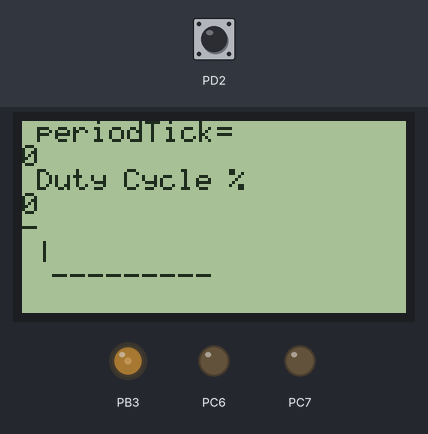
Recording of a program running on a simulated ATmega32, built with avr-gcc and emulated at 16 MHz. Parts: 128×64 one-colour display, output pins drawn as LEDs (lit = HIGH). Wiring (inferred from the names in the program): KS0108 128×64 LCD: RS PC0; R/W PC1; E PC2; CS1 PC3; CS2 PC4; data PA0, PA1, PA2, PA3, PA4, PA5, PA6, PA7; reset PC5. The inputs (shaded band) are chosen by the test bench; at power-on: PD2 LOW. Pins used as bus, display or sensor lines are not drawn.

Above: at 1.2 s.
1.3 s: PD2 pulsed HIGH 2 times (0.12 s each, 0.3 s apart)
At 2.7 s:
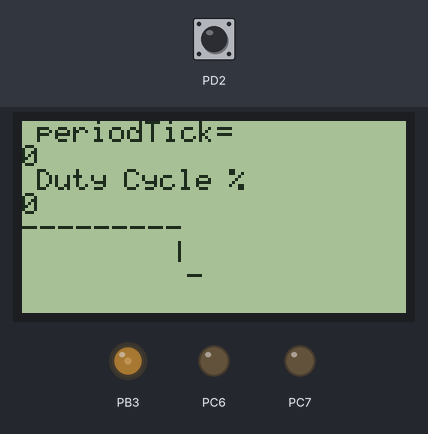
Timing chart, 0 to 4.3 s (numbered marks = the images above; inputs shaded):
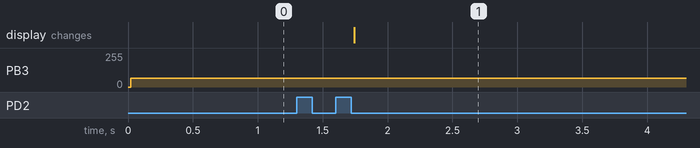

Measured:
- after the input at 1.3 s, the display: changes after 0.44 s (image 1)

The program:

main.c
```c
/*
* ICU.c
*
* Created: 9/16/2023 7:37:07 PM
* Author : AMIT
*/
#include <avr/io.h>
#include <stdlib.h>
#include "LIB/stdTypes.h"

//#include "HAL/GLCD/GRLCD_Int.h"
#include "E:/Embeded_Systems/AVR_Projects/Test/HAL/GRLCD/GRLCD_Int.h"
#include <util\delay.h>
//#include "STD_TYPES.h"

//#include "DIO_interface.h"
#include "MCAL/DIO/DIO_int.h"
#include "MCAL/TMR/TMR_interface.h"
#include "MCAL/EXTI/EXTI_interface.h"

#include "MCAL/GIE/GIE_int.h"
//#include "LCD_interface.h"


volatile static u16 SWICU_u16PeriodTicks=0;
volatile static u16 FREQ = 0 ;
volatile static u16 SWICU_u16OnTicks=0;

void SW_ICU(void);
void PWM_draw(u8 duty);


int main(void)
{
	/* pin OC0 output for HW PWM*/

	DIO_enuSetPinDirection(DIO_GROUP_B,DIO_PIN_3,DIO_OUTPUT );
	/* INT0 pin input*/
	DIO_enuSetPinDirection(DIO_GROUP_D,DIO_PIN_2,DIO_INPUT);
	//DIO_u8SetPinDirection(DIO_PORTD,DIO_PIN2,DIO_PIN_INPUT);
	EXTI_voidPeripheralINTEnable(EXTI_INT0,EXTI_SENSE_RISING_EGDE);
	EXTI_callBackFunc_INT0(&SW_ICU);


	 GLCD_Init();

	/*TIMERS INIT*/
	TIMER0_voidInit();
	TIMER1_voidInit();

/*GIE*/

GIE_vidEnable();

    GLCD_String(0," periodTick=         ");
    GLCD_DisplayVariable(1,SWICU_u16PeriodTicks*0.5);
   // GLCD_String(0,"FREQ");
//	GLCD_DisplayVariable(1,FREQ);
    //GLCD_DisplayVariable(1,SWICU_u16PeriodTicks*0.5);
	GLCD_String(2," Duty Cycle %          ");
	GLCD_DisplayVariable(3,SWICU_u16OnTicks*0.5);


	while (1)
	{


		 PWM_draw(SWICU_u16OnTicks*0.5);

	}


}

void SW_ICU(void)
{

	static u16 Local_u16Counter=0;
	Local_u16Counter++;
	if(Local_u16Counter == 1)
	{
		TIMER1_voidSetTimerValue(0);
	}
	if(Local_u16Counter == 2)
	{
		SWICU_u16PeriodTicks=TIMER1_voidgetTimerValue();

		EXTI_voidPeripheralINTEnable(EXTI_INT0,EXTI_SENSE_FALLING_EDGE);

	}
	if(Local_u16Counter == 3)
	{
		SWICU_u16OnTicks=TIMER1_voidgetTimerValue()-SWICU_u16PeriodTicks;
		EXTI_voidPeripheralINTDisbale(EXTI_INT0);

		//Local_u16Counter=0;
	}

}

void PWM_draw(u8 duty)
{

	if(duty<20)

	{
		GLCD_String(4, "-");
		GLCD_String(5, " |");
		GLCD_String(6, "  ---------");

	}

	else if(duty>=20 && duty< 30)
	{

		GLCD_String(4, "--");
		GLCD_String(5, "  |");
		GLCD_String(6, "   --------");

	}

	else if(duty>=30 && duty< 40)
	{
		GLCD_String(4, "---");
		GLCD_String(5, "   |");
		GLCD_String(6, "    -------");

	}

	else if(duty>=40 && duty< 50)
	{
		GLCD_String(4, "----");
		GLCD_String(5, "    |");
		GLCD_String(6, "     ------");

	}

	else if(duty>=50 && duty< 60)
	{
		GLCD_String(4, "-----");
		GLCD_String(5, "     |");
		GLCD_String(6, "      -----");

	}

	else if(duty>=60 && duty< 70)
	{
		GLCD_String(4, "------");
		GLCD_String(5, "      |");
		GLCD_String(6, "       ----");

	}

	else if(duty>=70 && duty< 80)
	{
		GLCD_String(4, "-------");
		GLCD_String(5, "       |");
		GLCD_String(6, "        ---");

	}

	else if(duty>=80 && duty< 90)
	{
		GLCD_String(4, "--------");
		GLCD_String(5, "        |");
		GLCD_String(6, "         --");
	}

	else if(duty>=90 )
	{
		GLCD_String(4, "---------     ");
		GLCD_String(5, "          |   ");
		GLCD_String(6, "           -  ");

	}

}
```

GRLCD_Int.h
```c
/*
 * GRLCD.h
 *
 *  Created on: Jan 11, 2024
 *      Author: hp
 */

#ifndef HAL_GRLCD_GRLCD_INT_H_
#define HAL_GRLCD_GRLCD_INT_H_


void GLCD_Init();			/*it init & moving indicator to start*/

void GLCD_Command(char Command);   /* GLCD command function */

void GLCD_Data(char Data);         /* GLCD data function */


void GLCD_String(char page_no, char *str);          /* GLCD string write function */

void intToAscii(int num, char* buffer, int bufferSize);

void GLCD_DisplayVariable(int page_no, int variable);

#endif /* HAL_GRLCD_GRLCD_INT_H_ */
```

GRLCD_Prg.c
```c
/*
 * GRLCD_Prg.c
 *
 *  Created on: Jan 11, 2024
 *      Author: hp
 */

#include <avr/io.h>
#include <stdlib.h>
#include "..\..\Font_Header.h"

#include "GRLCD_Int.h"
#include <util\delay.h>

#define Data_Port	 PORTA		/* Define data port for GLCD */
#define Command_Port	 PORTC		/* Define command port for GLCD */
#define Data_Port_Dir	 DDRA		/* Define data port for GLCD */
#define Command_Port_Dir DDRC		/* Define command port for GLCD */

#define RS		 PC0		/* Define control pins */
#define RW		 PC1
#define EN		 PC2
#define CS1		 PC3
#define CS2		 PC4
#define RST		 PC5

#define TotalPage	 8

void GLCD_Command(char Command)		/* GLCD command function */
{
	Data_Port = Command;		/* Copy command on data pin */
	Command_Port &= ~(1 << RS);	/* Make RS LOW for command register*/ //from here we detemie it is  data or command
	Command_Port &= ~(1 << RW);	/* Make RW LOW for write operation */
	Command_Port |=  (1 << EN);	/* HIGH-LOW transition on Enable */
	_delay_us(5);
	Command_Port &= ~(1 << EN);
	_delay_us(5);
}

void GLCD_Data(char Data)		/* GLCD data function */
{
	Data_Port = Data;		/* Copy data on data pin */
	Command_Port |=  (1 << RS);	/* Make RS HIGH for data register */
	Command_Port &= ~(1 << RW);	/* Make RW LOW for write operation */
	Command_Port |=  (1 << EN);	/* HIGH-LOW transition on Enable */
	_delay_us(5);
	Command_Port &= ~(1 << EN);
	_delay_us(5);
}

void GLCD_Init()			/* GLCD initialize function */
{
	Data_Port_Dir = 0xFF;
	Command_Port_Dir = 0xFF;
	/* Select both left & right half of display & Keep reset pin high */
	Command_Port |= (1 << CS1) | (1 << CS2) | (1 << RST); // divid screen into two halfs
	_delay_ms(20);
	GLCD_Command(0x3E);		/* Display OFF */
	GLCD_Command(0x40);		/* Set Y address (column=0) */
	GLCD_Command(0xB8);		/* Set x address (page=0) */
	GLCD_Command(0xC0);		/* Set z address (start line=0) */
	GLCD_Command(0x3F);		/* Display ON */
}


void GLCD_String(char page_no, char *str)/* GLCD string write function */
{
	unsigned int i, column;
	unsigned int Page = ((0xB8) + page_no); //start page + new page
	unsigned int Y_address = 0;
	float Page_inc = 0.5;

     //write in the left
	Command_Port |= (1 << CS1);	/* Select Left half of display */
	Command_Port &= ~(1 << CS2);

	GLCD_Command(Page);
	for(i = 0; str[i] != 0; i++)	/* Print char in string till null */
	{
		if (Y_address > (1024-(((page_no)*128)+FontWidth)))
		break;
		if (str[i]!=32)
		{
			for (column=1; column<=FontWidth; column++)
			{
				if ((Y_address+column)==(128*((int)(Page_inc+0.5))))
				{
					if (column == FontWidth)
					break;
					GLCD_Command(0x40);
					Y_address = Y_address + column;
					Command_Port ^= (1 << CS1);
					Command_Port ^= (1 << CS2);
					GLCD_Command(Page + Page_inc);
					Page_inc = Page_inc + 0.5;
				}
			}
		}
		if (Y_address>(1024-(((page_no)*128)+FontWidth)))
		break;
		if((font[((str[i]-32)*FontWidth)+4])==0 || str[i]==32)
		{
			for(column=0; column<FontWidth; column++)
			{
				GLCD_Data(font[str[i]-32][column]);
				if((Y_address+1)%64==0)
				{
					Command_Port ^= (1 << CS1);
					Command_Port ^= (1 << CS2);
					GLCD_Command((Page+Page_inc));
					Page_inc = Page_inc + 0.5;
				}
				Y_address++;
			}
		}
		else
		{
			for(column=0; column<FontWidth; column++)
			{
				GLCD_Data(font[str[i]-32][column]);
				if((Y_address+1)%64==0)
				{
					Command_Port ^= (1 << CS1);
					Command_Port ^= (1 << CS2);
					GLCD_Command((Page+Page_inc));
					Page_inc = Page_inc + 0.5;
				}
				Y_address++;
			}
			GLCD_Data(0);
			Y_address++;
			if((Y_address)%64 == 0)
			{
				Command_Port ^= (1 << CS1);
				Command_Port ^= (1 << CS2);
				GLCD_Command((Page+Page_inc));
				Page_inc = Page_inc + 0.5;
			}
		}
	}
	GLCD_Command(0x40);	/* Set Y address (column=0) */
}


// Function to convert an integer to a string
void intToAscii(int num, char* buffer, int bufferSize) {
    snprintf(buffer, bufferSize, "%d", num);
}

// Function to display an integer variable on GLCD
void GLCD_DisplayVariable(int page_no, int variable) {
    char buffer[10];  // Adjust the buffer size based on the maximum expected digits in your variable
    intToAscii(variable, buffer, sizeof(buffer));
    GLCD_String(page_no,          buffer);
}
```

BIT_MATH.h
```c
#ifndef BIT_MATH_H_
#define BIT_MATH_H_

#define SET_BIT(REG,BIT_NUM)    REG|=(1<<BIT_NUM)
#define CLR_BIT(REG,BIT_NUM)    REG&=(~(1<<BIT_NUM))
#define TOG_BIT(REG,BIT_NUM)    REG^=(1<<BIT_NUM)
#define GET_BIT(REG,BIT_NUM)    ((REG>>BIT_NUM)&1)

#endif
```

Error_State.h
```c
#define OK  0
#define NOK 1
#define TIMEOUT_ERR 2
#define NULL_POINTER 3
```

errorState.h
```c
/*
 * errorState.h
 *
 *  Created on: Apr 29, 2023
 *      Author: Ahmed El-Gaafrawy
 */

#ifndef ERRORSTATE_H_
#define ERRORSTATE_H_

typedef enum
{
	ES_OK,
	ES_NOK,
	ES_OUT_OF_RANGE,
	ES_NULL_POINTER,
	ES_WAIT,
}ES_t;

#endif /* ERRORSTATE_H_ */
```

stdTypes.h
```c
/*
 * stdTypes.h
 *
 *  Created on	: Mar 31, 2020
 *  Version		: 1.0.0
 *  Author		: Ahmed El-Gaafarwy
 */

#ifndef STDTYPES_H_
#define STDTYPES_H_

/*typedef <dataType> <newName>*/
typedef enum{
    FALSE,
    TRUE
}BOOL;


typedef unsigned char         u8   ;
typedef unsigned short int    u16  ;
typedef unsigned long int     u32  ;
typedef unsigned long long    u64  ;

typedef signed char           s8   ;
typedef signed short int      s16  ;
typedef signed long int       s32  ;
typedef signed long long      s64  ;

typedef float                 f32  ;
typedef double                f64  ;
typedef long double           f80  ;

#define NULL			((void*)0)

#endif /* STDTYPES_H_ */
```

DIO_config.h
```c
/*
 * DIO_config.h
 *
 *  Created on: Sep 8, 2023
 *      Author: Ahmed El-Gaafrawy
 */

#ifndef DIO_CONFIG_H_
#define DIO_CONFIG_H_

#define DIO_PA0_DIR                 DIO_INPUT
#define DIO_PA1_DIR                 DIO_OUTPUT
#define DIO_PA2_DIR                 DIO_INPUT
#define DIO_PA3_DIR                 DIO_OUTPUT
#define DIO_PA4_DIR                 DIO_OUTPUT
#define DIO_PA5_DIR                 DIO_OUTPUT
#define DIO_PA6_DIR                 DIO_INPUT
#define DIO_PA7_DIR                 DIO_OUTPUT


#endif /* DIO_CONFIG_H_ */
```

DIO_int.h
```c
/*
 * DIO_int.h
 *
 *  Created on: Sep 8, 2023
 *      Author: Ahmed El-Gaafrawy
 */

#ifndef DIO_INT_H_
#define DIO_INT_H_

//Public libraries
#include "../../LIB/stdTypes.h"
// #include "Bit_Math.h"
#include "../../LIB/errorState.h"

ES_t DIO_enuInit(void);

ES_t DIO_enuSetPinDirection(u8 Copy_u8GroupID , u8 Copy_u8PinID , u8 Copy_u8Direction);

ES_t DIO_enuSetPinValue(u8 Copy_u8GroupID , u8 Copy_u8PinID , u8 Copy_u8Value);

ES_t DIO_enuTogglePinValue(u8 Copy_u8GroupID , u8 Copy_u8PinID);

ES_t DIO_enuGetPinValue(u8 Copy_u8GroupID , u8 Copy_u8PinID , u8 * Copy_pu8PinValue);

#define DIO_GROUP_A                 0
#define DIO_GROUP_B                 1
#define DIO_GROUP_C                 2
#define DIO_GROUP_D                 3

#define DIO_PIN_0                   0
#define DIO_PIN_1                   1
#define DIO_PIN_2                   2
#define DIO_PIN_3                   3
#define DIO_PIN_4                   4
#define DIO_PIN_5                   5
#define DIO_PIN_6                   6
#define DIO_PIN_7                   7

#define DIO_LOW                     0
#define DIO_HIGH                    1

#define DIO_FLOAT                   0
#define DIO_PULL_UP                 1

#define DIO_INPUT                   0
#define DIO_OUTPUT                  1


#endif /* DIO_INT_H_ */
```

DIO_priv.h
```c
/*
 * DIO_priv.h
 *
 *  Created on: Sep 2, 2023
 *      Author: Ahmed El-Gaafrawy
 */

#ifndef DIO_PRIV_H_
#define DIO_PRIV_H_


#define DIO_CONC_HELPER(b7,b6,b5,b4,b3,b2,b1,b0)  0b##b7##b6##b5##b4##b3##b2##b1##b0
#define DIO_CONC(b7,b6,b5,b4,b3,b2,b1,b0)         DIO_CONC_HELPER(b7,b6,b5,b4,b3,b2,b1,b0)

#define DDRA	*((volatile u8*)0x3A)
#define PORTA	*((volatile u8*)0x3B)
#define PINA	*((volatile u8*)0x39)

#define DDRB	*((volatile u8*)0x37)
#define PORTB	*((volatile u8*)0x38)
#define PINB	*((volatile u8*)0x36)

#define DDRC	*((volatile u8*)0x34)
#define PORTC	*((volatile u8*)0x35)
#define PINC	*((volatile u8*)0x33)

#define DDRD	*((volatile u8*)0x31)
#define PORTD	*((volatile u8*)0x32)
#define PIND	*((volatile u8*)0x30)

#define DIO_GROUP_A                 0
#define DIO_GROUP_B                 1
#define DIO_GROUP_C                 2
#define DIO_GROUP_D                 3

#define DIO_PIN_0                   0
#define DIO_PIN_1                   1
#define DIO_PIN_2                   2
#define DIO_PIN_3                   3
#define DIO_PIN_4                   4
#define DIO_PIN_5                   5
#define DIO_PIN_6                   6
#define DIO_PIN_7                   7

#define DIO_LOW                     0
#define DIO_HIGH                    1

#define DIO_FLOAT                   0
#define DIO_PULL_UP                 1

#define DIO_INPUT                   0
#define DIO_OUTPUT                  1

#define DIO_MASK_BIT                1


#endif /* DIO_PRIV_H_ */
```

DIO_prog.c
```c
/*
 * DIO_prog.c
 *
 *  Created on: Sep 8, 2023
 *      Author: Ahmed El-Gaafrawy
 */
//Public libraries
#include "../../LIB/stdTypes.h"
// #include "Bit_Math.h"
#include "../../LIB/errorState.h"

//Lower Layer interfaces

//my own libraries
#include "DIO_config.h"
#include "DIO_priv.h"


ES_t DIO_enuInit(void)
{
    ES_t Local_enuErrorState = ES_NOK;

//10111010
//    DDRA = DIO_CONC(DIO_PA7_DIR , DIO_PA6_DIR , DIO_PA5_DIR , DIO_PA4_DIR , DIO_PA3_DIR, DIO_PA2_DIR, DIO_PA1_DIR,DIO_PA0_DIR);

    return Local_enuErrorState;
}

ES_t DIO_enuSetPinDirection(u8 Copy_u8GroupID , u8 Copy_u8PinID , u8 Copy_u8Direction)
{
    ES_t Local_enuErrorState = ES_NOK;

    if ((Copy_u8GroupID <= DIO_GROUP_D) && (Copy_u8PinID <= DIO_PIN_7)
            && (Copy_u8Direction <= DIO_OUTPUT))
    {
        switch(Copy_u8GroupID)
        {
            case DIO_GROUP_A:
                DDRA &= ~(DIO_MASK_BIT << Copy_u8PinID);
                DDRA |=  (Copy_u8Direction << Copy_u8PinID);
            break;

            case DIO_GROUP_B:
                DDRB &= ~(DIO_MASK_BIT << Copy_u8PinID);
                DDRB |=  (Copy_u8Direction << Copy_u8PinID);
            break;

            case DIO_GROUP_C:
                DDRC &= ~(DIO_MASK_BIT << Copy_u8PinID);
                DDRC |=  (Copy_u8Direction << Copy_u8PinID);
            break;

            case DIO_GROUP_D:
                DDRD &= ~(DIO_MASK_BIT << Copy_u8PinID);
                DDRD |=  (Copy_u8Direction << Copy_u8PinID);
            break;

            default:
            break;
        }
        Local_enuErrorState = ES_OK;
    }
    else
    {
        Local_enuErrorState = ES_OUT_OF_RANGE;
    }

    return Local_enuErrorState;
}

ES_t DIO_enuSetPinValue(u8 Copy_u8GroupID , u8 Copy_u8PinID , u8 Copy_u8Value)
{
    ES_t Local_enuErrorState = ES_NOK;

        if ((Copy_u8GroupID <= DIO_GROUP_D) && (Copy_u8PinID <= DIO_PIN_7)
            && (Copy_u8Value <= DIO_HIGH))
    {
        switch(Copy_u8GroupID)
        {
            case DIO_GROUP_A:
                if(Copy_u8Value == DIO_HIGH)
                {
                    PORTA |=  (DIO_MASK_BIT << Copy_u8PinID);
//                	asm("sbi 0x1b, %I" "\n\t"
//							:"I" (Copy_u8PinID)
//							);
                }
                else
                {
                    PORTA &= ~(DIO_MASK_BIT << Copy_u8PinID);
                }
            break;

            case DIO_GROUP_B:
                PORTB = (Copy_u8Value == DIO_HIGH)? (PORTB | (DIO_MASK_BIT<<Copy_u8PinID)) : (PORTB &  (~(DIO_MASK_BIT<<Copy_u8PinID)));
            break;

            case DIO_GROUP_C:
                if(Copy_u8Value == DIO_HIGH)
                {
                    PORTC |=  (DIO_MASK_BIT << Copy_u8PinID);
                }
                else
                {
                    PORTC &= ~(DIO_MASK_BIT << Copy_u8PinID);
                }
                break;

            case DIO_GROUP_D:
                if(Copy_u8Value == DIO_HIGH)
                {
                    PORTD |=  (DIO_MASK_BIT << Copy_u8PinID);
                }
                else
                {
                    PORTD &= ~(DIO_MASK_BIT << Copy_u8PinID);
                }
                break;

            default:
            break;
        }
        Local_enuErrorState = ES_OK;
    }
    else
    {
        Local_enuErrorState = ES_OUT_OF_RANGE;
    }

    return Local_enuErrorState;
}

ES_t DIO_enuTogglePinValue(u8 Copy_u8GroupID , u8 Copy_u8PinID)
{
    ES_t Local_enuErrorState = ES_NOK;

    if ((Copy_u8GroupID <= DIO_GROUP_D) && (Copy_u8PinID <= DIO_PIN_7))
    {
        switch(Copy_u8GroupID)
        {
            case DIO_GROUP_A:
                PORTA ^= (DIO_MASK_BIT <<Copy_u8PinID);
            break;

            case DIO_GROUP_B:
                PORTB ^= (DIO_MASK_BIT <<Copy_u8PinID);
            break;

            case DIO_GROUP_C:
                PORTC ^= (DIO_MASK_BIT <<Copy_u8PinID);
            break;

            case DIO_GROUP_D:
                PORTD ^= (DIO_MASK_BIT <<Copy_u8PinID);
            break;

            default:
            break;
        }
        Local_enuErrorState = ES_OK;
    }
    else
    {
        Local_enuErrorState = ES_OUT_OF_RANGE;
    }

    return Local_enuErrorState;
}

ES_t DIO_enuGetPinValue(u8 Copy_u8GroupID , u8 Copy_u8PinID , u8 * Copy_pu8PinValue)
{
    ES_t Local_enuErrorState = ES_NOK;

    if (Copy_pu8PinValue != NULL)
    {
        if ((Copy_u8GroupID <= DIO_GROUP_D) && (Copy_u8PinID <= DIO_PIN_7))
        {
            switch(Copy_u8GroupID)
            {
                case DIO_GROUP_A:
                    *Copy_pu8PinValue = ((PINA >> Copy_u8PinID) & DIO_MASK_BIT);
                break;

                case DIO_GROUP_B:
                    *Copy_pu8PinValue = ((PINB >> Copy_u8PinID) & DIO_MASK_BIT);
                break;

                case DIO_GROUP_C:
                    *Copy_pu8PinValue = ((PINC >> Copy_u8PinID) & DIO_MASK_BIT);
                break;

                case DIO_GROUP_D:
                    *Copy_pu8PinValue = ((PIND >> Copy_u8PinID) & DIO_MASK_BIT);
                break;

                default:
                break;
            }
            Local_enuErrorState = ES_OK;
        }
        else
        {
            Local_enuErrorState = ES_OUT_OF_RANGE;
        }
    }
    else
    {
        Local_enuErrorState = ES_NULL_POINTER;
    }

    return Local_enuErrorState;
}
```

EXTI_config.h
```c

```

EXTI_interface.h
```c
#define EXTI_INT0     6
#define EXTI_INT1     7
#define EXTI_INT2     5

/*SENSE_CTRL*/
#define EXTI_SENSE_LOW_LEVEL      0
#define EXTI_SENSE_FALLING_EDGE   1
#define EXTI_SENSE_RISING_EGDE    2
#define EXTI_SENSE_ON_CHANGE      3


void EXTI_voidPeripheralINTEnable(u8 copy_u8IntID,u8 copy_u8SenseMode);
void EXTI_voidPeripheralINTDisbale(u8 copy_u8IntID);
void EXTI_callBackFunc_INT1(void(*ptr_func)(void));
void EXTI_callBackFunc_INT0(void(*ptr_func)(void));
void EXTI_callBackFunc_INT2(void(*ptr_func)(void));
```

Source omitted: Font_Header.h (data table, 4014 bytes), EXTI_private.h (152 bytes), EXTI_program.c (2375 bytes), EXTI_register.h (197 bytes), GIE_int.h (232 bytes), GIE_prog.c (318 bytes), TMR_config.h (273 bytes), TMR_interface.h (399 bytes), TMR_private.h (377 bytes), TMR_program.c (1976 bytes), TMR_register.h (989 bytes)
